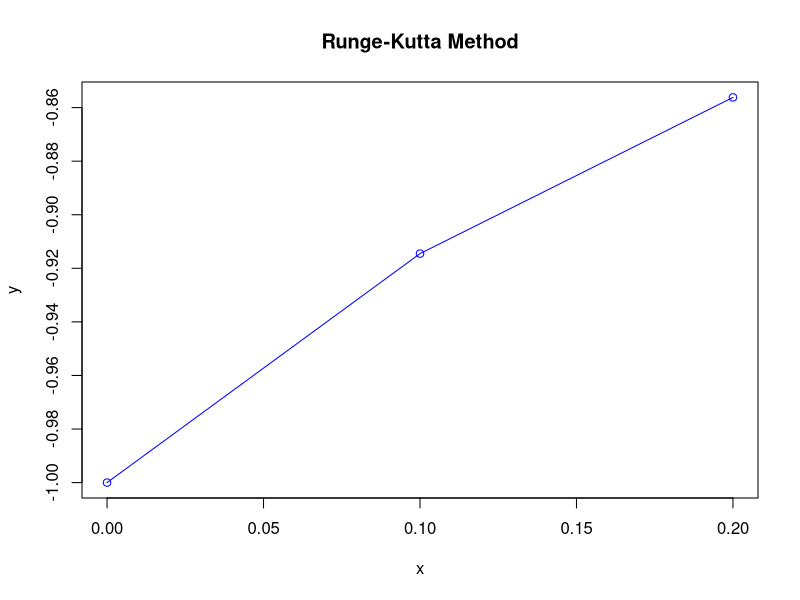

This chart was generated by the following R code:
f=function(x,y){-2*x-y}
h=0.1;x0=0;y0=-1
k1=h*f(x0,y0); k2=h*f(x0+0.5*h,y0+0.5*k1)
k3=h*f(x0+0.5*h,y0+0.5*k2);k4=h*f(x0+h,y0+k3)
y1=y0+(1/6)*(k1+2*k2+2*k3+k4)
data.frame(k1,k2,k3,k4,y1)

f=function(x,y){-2*x-y}
h=0.1;x0=0.1;y0=-0.9145125
k1=h*f(x0,y0); k2=h*f(x0+0.5*h,y0+0.5*k1)
k3=h*f(x0+0.5*h,y0+0.5*k2);k4=h*f(x0+h,y0+k3)
y1=y0+(1/6)*(k1+2*k2+2*k3+k4)
data.frame(k1,k2,k3,k4,y1)

f <- function(x, y) {-2 * x - y}

runge_kutta <- function(f, x0, y0, xend, h) {
  x_vals <- seq(x0, xend, by = h)
  y_vals <- numeric(length(x_vals))
  y_vals[1] <- y0
  
  for (i in 1:(length(x_vals) - 1)) {
    k1 <- h * f(x_vals[i], y_vals[i])
    k2 <- h * f(x_vals[i] + 0.5 * h, y_vals[i] + 0.5 * k1)
    k3 <- h * f(x_vals[i] + 0.5 * h, y_vals[i] + 0.5 * k2)
    k4 <- h * f(x_vals[i] + h, y_vals[i] + k3)
    y_vals[i + 1] <- y_vals[i] + (1/6) * (k1 + 2 * k2 + 2 * k3 + k4)
  }
  
  return(data.frame(x = x_vals, y = y_vals))
}

# Parameters
x0 <- 0
y0 <- -1
xend <- 0.2
h <- 0.1

# Runge-Kutta calculation
results <- runge_kutta(f, x0, y0, xend, h)

plot(results$x, results$y, type = 'o', col = 'blue', 
     main = 'Runge-Kutta Method', xlab = 'x', ylab = 'y')
